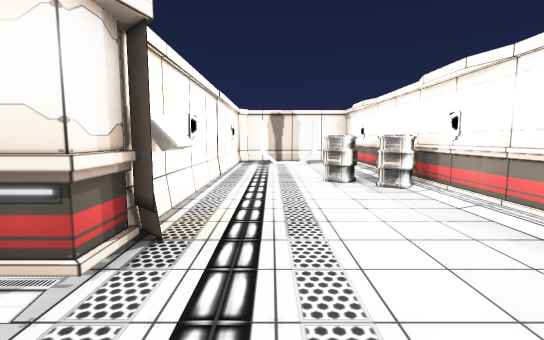
View 1 (above)

24 first-person views from a walk through a 3-D level made in the Unity game engine. The camera is 1.5 m above the floor, tilts 6° down and sees 85° across. The floor is counted in squares, 2 m on a side. Each view is taken from the middle of a square. On the plan, view 1 faces up. The plan holds only what a view shows up to about 10 squares ahead; the rest is blank. The place goes on beyond the plan. Door leaves are left out, so doorways stand open. Some surface patterns are stand-ins.

View 2
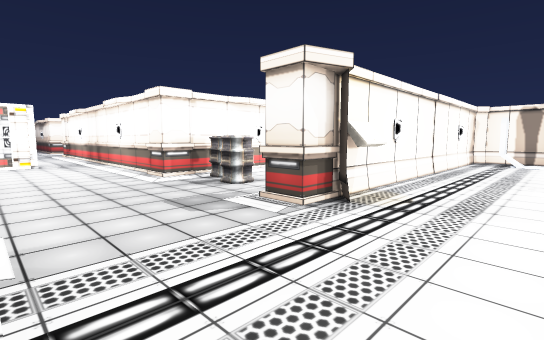

View 3
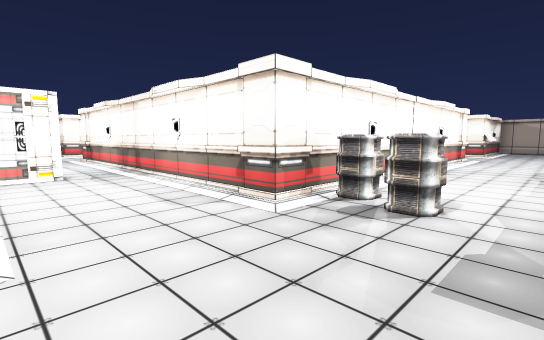

View 4
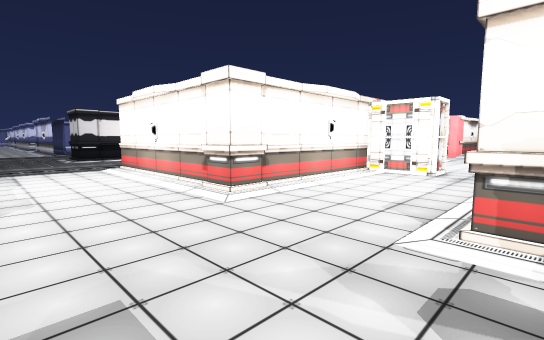

View 5
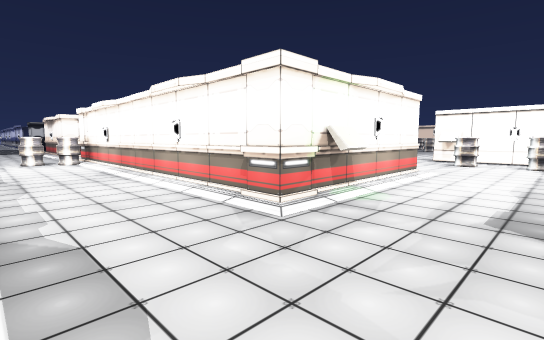

View 6
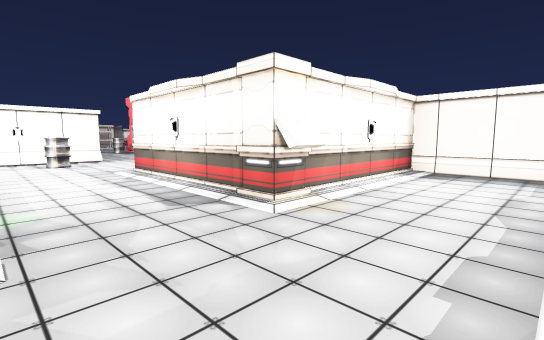

View 7
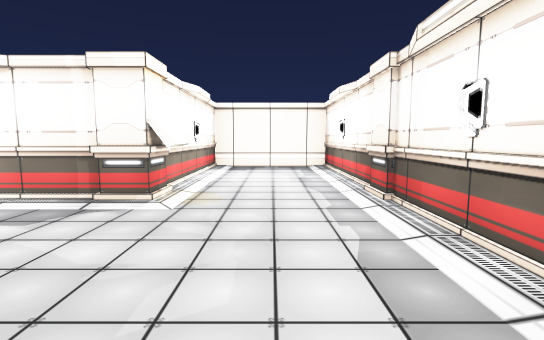

View 8
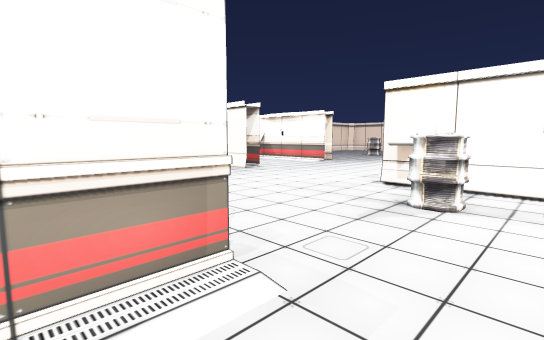

View 9
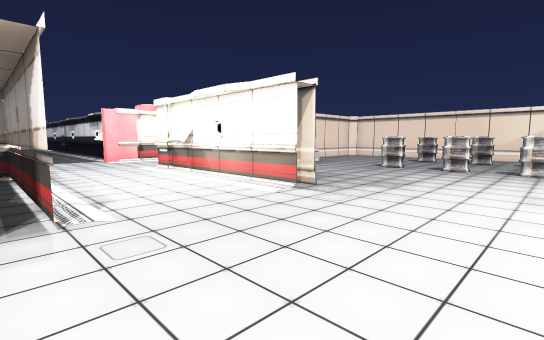

View 10
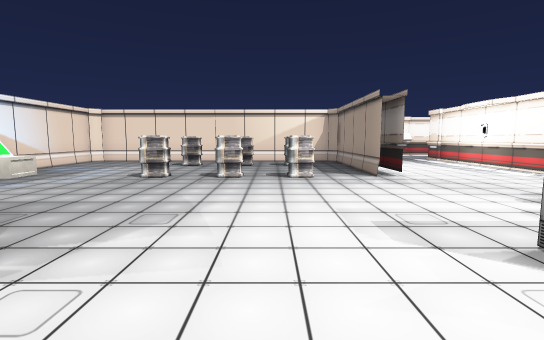

View 11
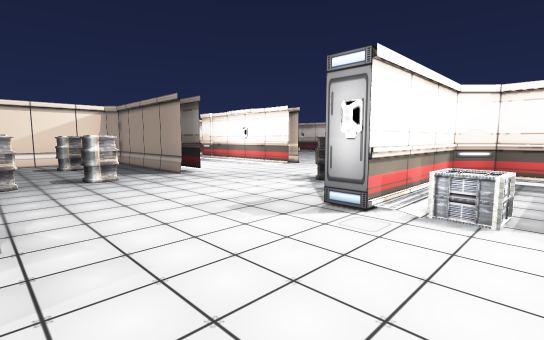

View 12
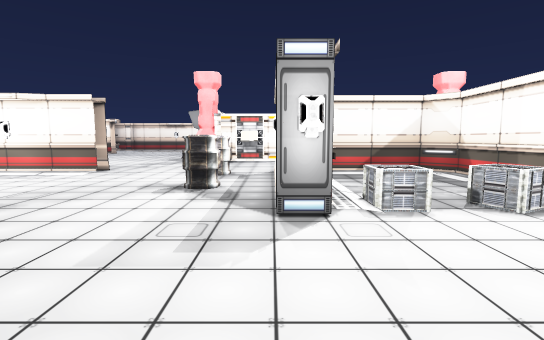

View 13
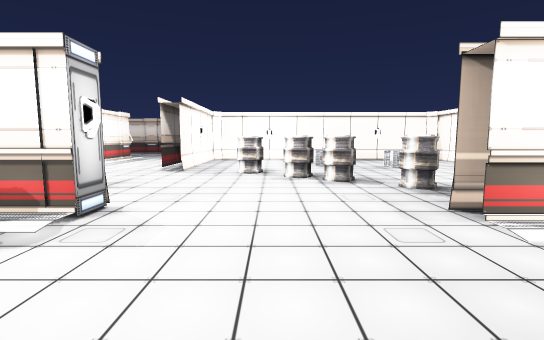

View 14
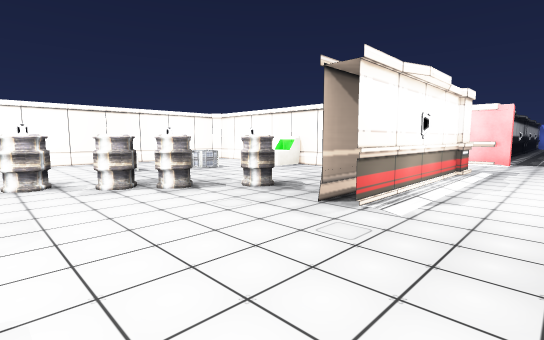

View 15
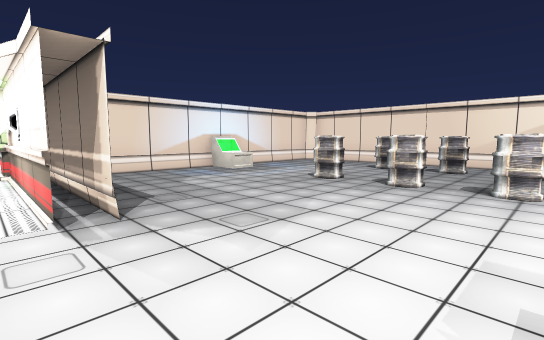

View 16
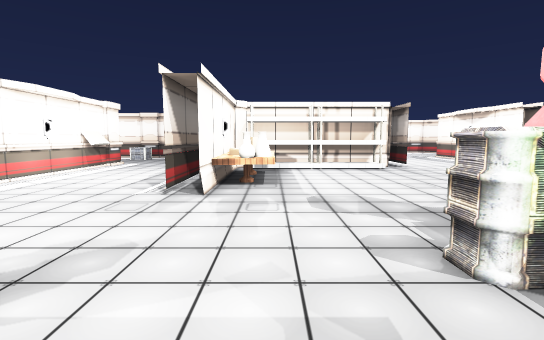

View 17
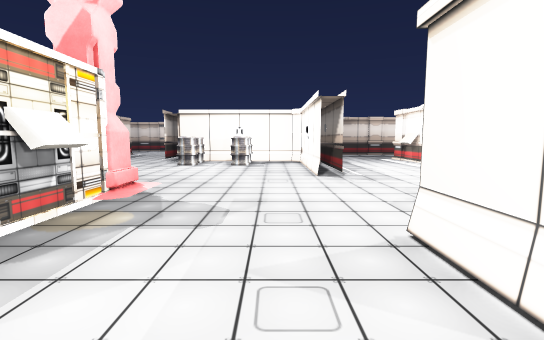

View 18
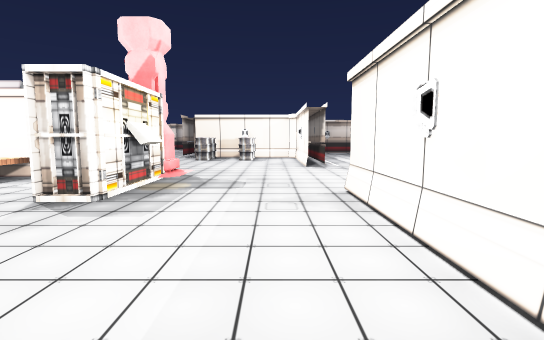

View 19
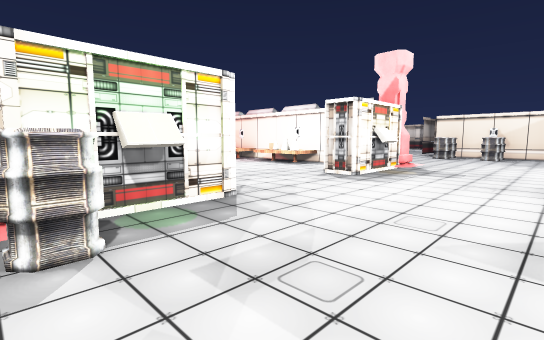

View 20
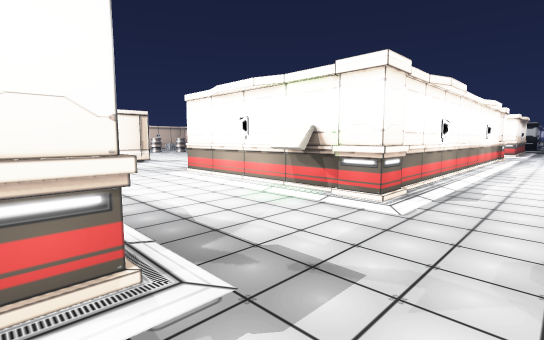

View 21
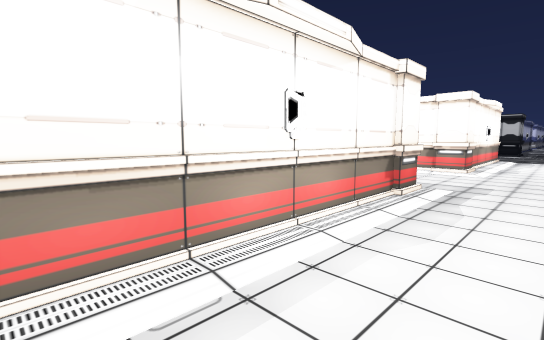

View 22
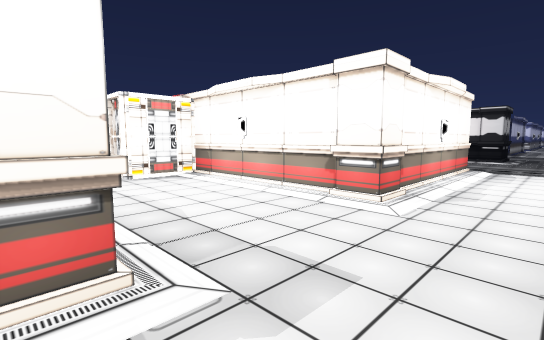

View 23
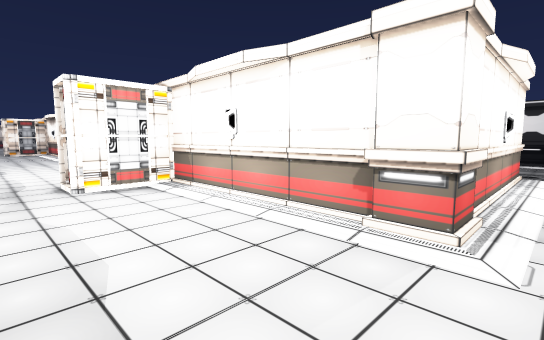

View 24
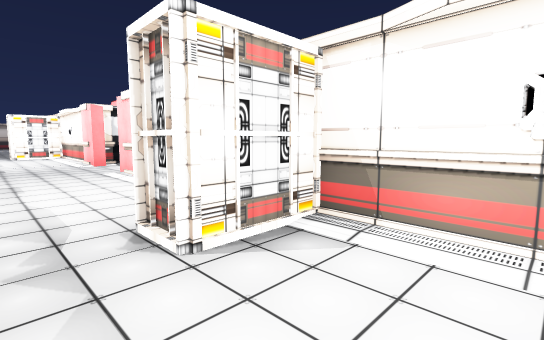

### Floor plan
Points are (right, up) in squares from view 1. A wall is a line through its corners. A room is listed if a view was taken in it or the views show most of it. See-through windows are left out.
Room 1 (views 1, 2, 3, 4, 5, 6, 7, 8, 21, 22, 23, 24)
walls: (-13, 5.1) (-13, 6.1); (-16.4, 6.3) (-16.4, 1.5); (-16.9, 6.2) (-16.9, 2.2); (-13.9, -1.4) (-12.9, -1.4); (-12.5, -1.4) (-11.1, -1.4); (-17, -1.4) (-15.9, -1.4); (-8.5, -1.4) (-4.6, -1.4) (-4.6, -5.9); (-9.1, 10.6) (-4.6, 10.6) (-4.6, 1.5) (-13.4, 1.5) (-13.4, 6.1); (-25.4, 1.4) (-25.4, 10.6) (-20.9, 10.6); (-20.9, 13.6) (-25.1, 13.6); (-24.5, 11) (-23.9, 10.9); (-0.8, 3) (-0.8, 2.3); (-0.8, 2) (-1.1, 2.4); (-4.1, 14.1) (-4.1, 13.6) (-9.1, 13.6); (-1.6, 11.5) (-1.6, 18.1) (-4.6, 18.1) (-4.6, 13.4); (-0.8, 10.1) (-1.1, 9.8); (-25.4, -5.9) (-25.4, -1.4) (-21.5, -1.4); (0.6, 10.1) (-1.1, 10.1) (-1.1, 1.5) (-1.8, 1.5); (2.5, 2.6) (2.5, 9.1)
ways out: opening at (-26.5, 14) to room 2; opening at (-21, 12) to room 2; opening at (-15, 6) to room 2; opening at (-9, 12) to room 2; open door at (-21, 10.5) to room 2; open door at (-21, 13.5) to room 2; open door at (-16.5, 6) to room 2; open door at (-13.5, 6) to room 2; open door at (-9, 10.5) to room 2; open door at (-9, 13.5) to room 2; opening at (-27, -6); opening at (-15, -2); opening at (-3, -6); open door at (-25.5, -6); open door at (-4.5, -6); open door at (-1.5, -6)
objects: other object (-21, -1); other object (-9, -1); other object (-4, 3); other object (-3, 2); other object (0, 9) to (1, 9); other object (1, 5); other object (2, 5)
Room 2 (views 9, 10, 11, 12, 13, 14, 15, 16, 18, 19, 20)
walls: (-13.4, 11) (-13.4, 13); (-15.9, 13.4) (-16.4, 12.9) (-16.4, 9.8) (-16.9, 9.8) (-16.9, 10.8); (-13.2, 12.8) (-14, 13.6) (-16, 13.6); (-13.4, 6.3) (-13.4, 2.1); (-20.9, 10.1) (-24.9, 10.1) (-24.9, 2.1) (-18, 2.1); (-13, 6.1) (-13, 5.2); (-20.9, 10.6) (-22.2, 10.6); (-12.8, 13.9) (-12.8, 9.8) (-13.4, 9.8) (-13.4, 10.6); (-17.5, 16.8) (-18.1, 16.9); (-22.5, 13.6) (-20.9, 13.6); (-22.4, 13.9) (-20.9, 13.9); (-9.1, 13.6) (-6.4, 13.6); (-12, 16.7) (-12.7, 16.7); (-9.1, 13.9) (-5.4, 13.9) (-5, 14.3) (-5, 18); (-7.5, 10.6) (-9.1, 10.6); (-24.7, 10.1) (-25, 9.8); (-24.6, 13.9) (-23.4, 13.9); (-10.1, 2.1) (-8, 2.1); (-25.4, 13.4) (-25.4, 14); (-5.9, 10.1) (-9.1, 10.1); (-25, 2.4) (-24.6, 2.1); (-24.9, 18.1) (-24.9, 17.4); (-5, 4.8) (-5, 7.8); (-6.5, 2.1) (-5.9, 2.1)
ways out: opening at (-26.5, 14) to room 1; opening at (-21, 12) to room 1; opening at (-15, 6) to room 1; opening at (-9, 12) to room 1; open door at (-21, 10.5) to room 1; open door at (-21, 13.5) to room 1; open door at (-16.5, 6) to room 1; open door at (-13.5, 6) to room 1; open door at (-9, 10.5) to room 1; open door at (-9, 13.5) to room 1; opening at (-17, 15.5) to room 3; opening at (-13, 15.5) to room 3; open door at (-25, 18); open door at (-5, 18)
objects: other object (-25, 15); other object (-25, 16) to (-25, 17); other object (-23, 6); other object (-23, 7); other object (-23, 9); other object (-23, 15) to (-22, 15); other object (-21, 3); other object (-21, 6); other object (-21, 7); other object (-21, 9); other object (-19, 16); other object (-19, 17); other object (-18, 12); other object (-18, 13); other object (-16, 10); other object (-14, 10); other object (-12, 11); other object (-12, 13); other object (-11, 6); other object (-11, 7); other object (-11, 17); other object (-10, 7); other object (-9, 3); other object (-9, 8); other object (-8, 5); other object (-8, 6) to (-8, 7); other object (-6, 16); other object (-6, 17)
Room 3 (view 17)
walls: (-16, 13.9) (-12.8, 13.9)
ways out: opening at (-17, 15.5) to room 2; opening at (-13, 15.5) to room 2
objects: other object (-17, 18); other object (-13, 18)

Where each view was taken, in squares from view 1:
view 1: 0 up, 0 right, facing up
view 2: 1 down, 1 right, facing up-left
view 3: 1 down, 2 left, facing up-left
view 4: 2 up, 2 left, facing down-left
view 5: 13 up, 2 left, facing down-left
view 6: 11 up, 2 left, facing up-left
view 7: 10 up, 3 left, facing up
view 8: 12 up, 8 left, facing down-left
view 9: 9 up, 13 left, facing down-left
view 10: 8 up, 15 left, facing left
view 11: 7 up, 15 left, facing up-left
view 12: 7 up, 17 left, facing up
view 13: 8 up, 16 left, facing right
view 14: 9 up, 15 left, facing down-right
view 15: 9 up, 16 left, facing down-left
view 16: 15 up, 17 left, facing left
view 17: 15 up, 15 left, facing right
view 18: 15 up, 17 left, facing right
view 19: 14 up, 19 left, facing up-right
view 20: 14 up, 27 left, facing down-right
view 21: 6 up, 27 left, facing down-right
view 22: 2 up, 27 left, facing down-right
view 23: 1 up, 26 left, facing down-right
view 24: 1 up, 23 left, facing down-right
